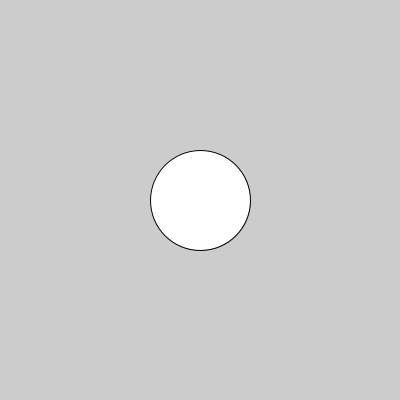
Frame 1 (no input)
Frame 60 (the mouse pressed at the canvas centre just before this capture): identical to frame 1, image omitted
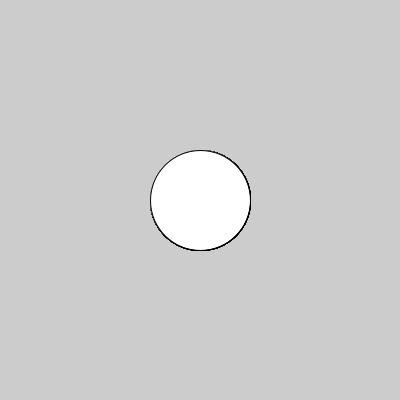
Frame 120 (the mouse held since frame 60 and released just before this capture)

The Processing sketch that drew these frames (run headless with seeded random() and noise(); from frame 60 on, the mouse is pressed at the canvas centre):

// Processing sketch: animation_pde
// ── animation_pde.pde


void setup() {
  size(400,400);
  ellipse(200,200,100,100);
  loadPixels();
  createGraphics(400,400);
  
}

boolean checkClick() {
  return (mousePressed && (pixels[mouseY*width+mouseX] == -1));
}

void draw() {
  if (checkClick()) {
    clear();
    ellipse(mouseX, mouseY, 100, 100);
  }

}
